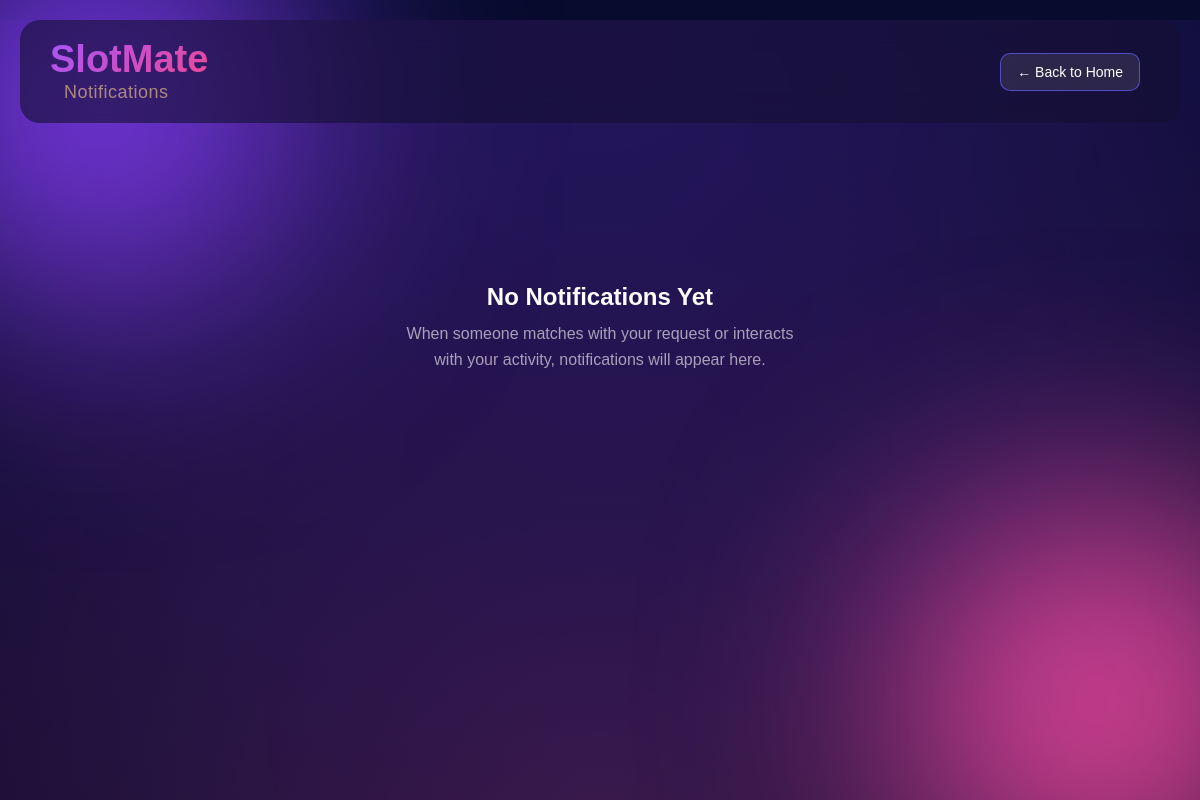
/notifications/ (signed in), run on an earlier commit of the app's database.
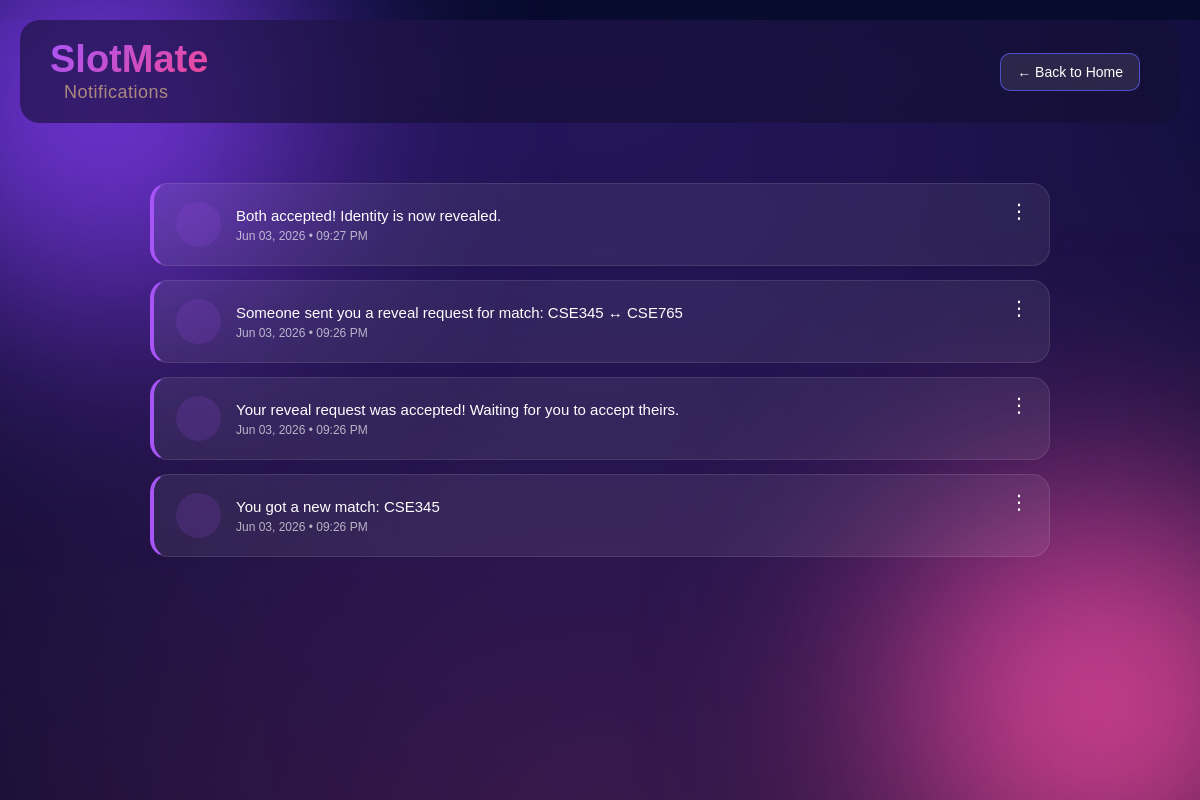
And on a later commit of the database.
### slotmate_app/models.py (models this page shows)
class Notification(models.Model):
    user = models.ForeignKey(User, on_delete=models.CASCADE)
    message = models.CharField(max_length=255)
    is_read = models.BooleanField(default=False)
    notification_type = models.CharField(max_length=50, null=True, blank=True)
    related_id = models.IntegerField(null=True, blank=True)
    created_at = models.DateTimeField(auto_now_add=True)

### slotmate_app/views.py (the view)
# urls.py: path('notifications/', views.notifications_page),
@login_required
def notifications_page(request):
    notifications = Notification.objects.filter(
        user=request.user
    ).order_by("-created_at")
    for n in notifications:
        if n.notification_type == "match" and n.related_id:
            n.link = f"/match/{n.related_id}/"
        elif n.notification_type in ["reveal_request", "reveal_accepted"] and n.related_id:
            n.link = f"/match/{n.related_id}/"
        else:
            n.link = None
    return render(request, "notification.html", {
        "notification": notifications
    })

### templates/notification.html (shortened to what this page needs)
{% load static %}
<!DOCTYPE html>
<html lang="en">
<head>
<link rel="stylesheet" href="{% static 'css/global.css' %}">
<link rel="stylesheet" href="{% static 'css/notification.css' %}">
</head>
<body>
<div class="bg-glow glow1"></div>
<div class="bg-glow glow2"></div>
<div class="bg"></div>
<header class="topbar">
    <div class="brand">
        <div class="logo">SlotMate</div>
        <div class="slogan">Notifications</div>
    </div>
    <a href="/index/" class="back-btn"> ← Back to Home </a>
</header>
<main class="container">
<div class="notif-card">
{% for n in notification %}
    <div class="notif-item {% if not n.is_read %}unread{% endif %}">
        <div class="notif-left">
            <div class="notif-icon"></div>
            <div>
                <div class="notif-text">
        {% if n.notification_type == "reveal_request" and n.related_id %}
            <a href="/match/{{ n.related_id }}/">{{ n.message }}</a>
        {% elif n.notification_type == "reveal_accepted" and n.related_id %}
            <a href="/match/{{ n.related_id }}/">{{ n.message }}</a>
            {% elif n.notification_type == "match" and n.related_id %}
                <a href="/index/">{{ n.message }}</a>
        {% else %}
            <a href="/index/">{{ n.message }}</a>
        {% endif %}
        </div>
                <div class="notif-time">
                    {{ n.created_at|date:"M d, Y • h:i A" }}
                </div>
            </div>
        </div>
        <div class="notif-actions-menu">
                <span class="dots">⋮</span>
        </div>
    </div>
{% empty %}
<div class="empty-state">
    <h2>No Notifications Yet</h2>
    <p>
        When someone matches with your request or interacts
        with your activity, notifications will appear here.
    </p>
</div>
{% endfor %}
</div>
</main>
</body>
</html>

What changed in the data, as far as the page shows it:
added Notification: message "Both accepted! Identity is now revealed.", created_at "Jun 03, 2026 • 09:27 PM"
added Notification: message "Someone sent you a reveal request for match: CSE345 ↔ CSE765", created_at "Jun 03, 2026 • 09:26 PM"
added Notification: message "Your reveal request was accepted! Waiting for you to accept theirs.", created_at "Jun 03, 2026 • 09:26 PM"
added Notification: message "You got a new match: CSE345", created_at "Jun 03, 2026 • 09:26 PM"
Also different on the page:
text no longer shown: "No Notifications Yet When someone matches with your request or interacts with your activity, notifications will appear here."
